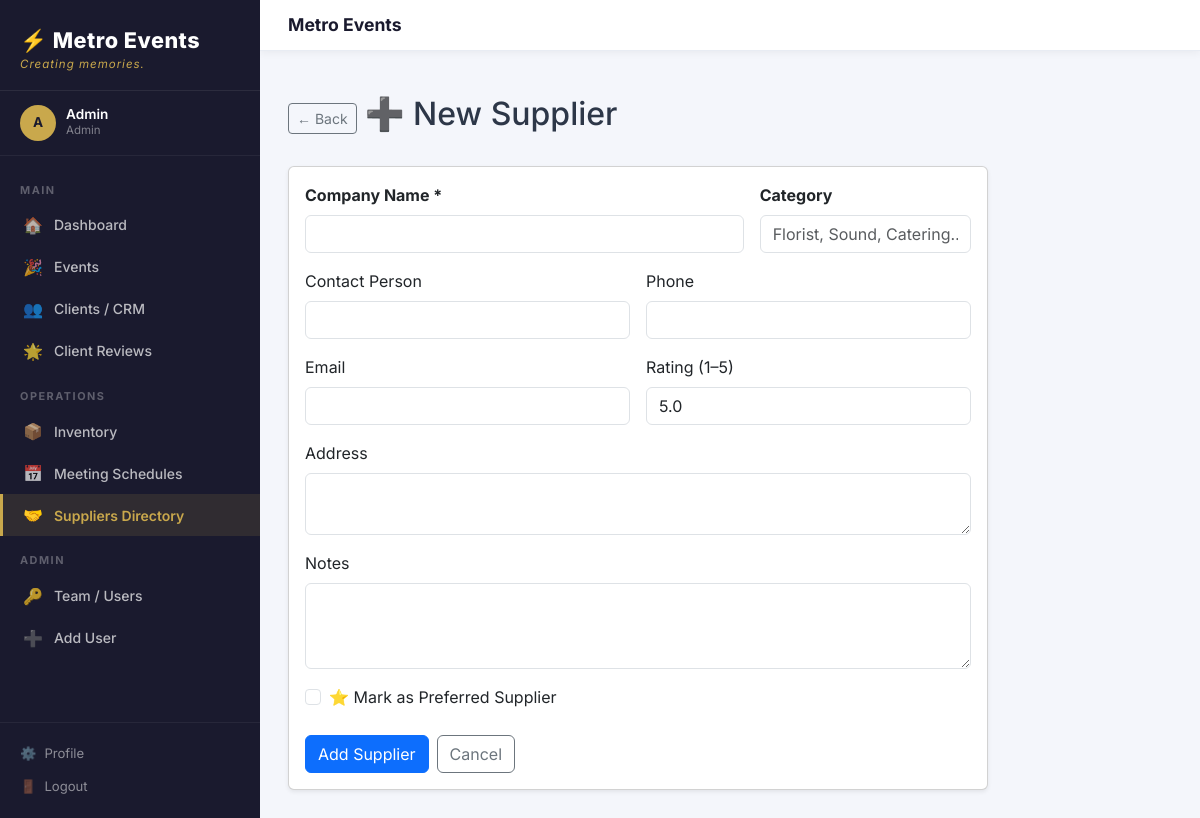
/suppliers/new (signed in), run on the app's committed database.
### models/user.py (models this page shows, shortened)
class User(UserMixin, db.Model):
    __tablename__ = "users"
    id = db.Column(db.Integer, primary_key=True)
    name = db.Column(db.String(100), nullable=False)
    email = db.Column(db.String(150), unique=True, nullable=False, index=True)
    password_hash = db.Column(db.String(256), nullable=False)
    role = db.Column(
        db.Enum("admin", "coordinator", "designer", "warehouse", "client",
                name="user_roles"),
        nullable=False,
        default="coordinator"
    )
    phone = db.Column(db.String(30))
    avatar_url = db.Column(db.String(300))
    is_active = db.Column(db.Boolean, default=True)
    created_at = db.Column(db.DateTime, default=datetime.utcnow)
    last_login = db.Column(db.DateTime)
    tasks = db.relationship("Task", back_populates="assigned_user",
                            foreign_keys="Task.assigned_to", lazy="dynamic")
    @property
    def is_admin(self) -> bool:
        return self.role == "admin"

### routes/suppliers.py (the view, shortened to what this page needs)
@suppliers_bp.route("/new", methods=["GET", "POST"])
@login_required
def new_supplier():
    if not current_user.is_admin and not current_user.is_coordinator:
        flash("Access denied.", "danger")
        return redirect(url_for("suppliers.list_suppliers"))
    return render_template("suppliers/form.html", supplier=None)

### models/user.py (called while the page is built)
@login_manager.user_loader
def load_user(user_id: str):
    return db.session.get(User, int(user_id))

### templates/suppliers/form.html (shortened to what this page needs)
{% extends "base.html" %}
{% block content %}
<div class="d-flex align-items-center gap-2 mb-4">
  <a href="{{ url_for('suppliers.list_suppliers') }}" class="btn btn-sm btn-outline-secondary">← Back</a>
  <h2>{{ '✏️ Edit' if supplier else '➕ New' }} Supplier</h2>
</div>
<div class="card shadow-sm" style="max-width:700px">
  <div class="card-body">
    <form method="POST" enctype="multipart/form-data">
      <div class="row g-3">
        <div class="col-md-8">
          <label class="form-label fw-bold">Company Name *</label>
          <input type="text" name="company_name" class="form-control" required
                 value="{{ supplier.company_name if supplier else '' }}">
        </div>
        <div class="col-md-4">
          <label class="form-label fw-bold">Category</label>
          <input type="text" name="category" class="form-control"
                 placeholder="Florist, Sound, Catering…"
                 value="{{ supplier.category if supplier else '' }}">
        </div>
        <div class="col-md-6">
          <label class="form-label">Contact Person</label>
          <input type="text" name="contact_person" class="form-control"
                 value="{{ supplier.contact_person if supplier else '' }}">
        </div>
        <div class="col-md-6">
          <label class="form-label">Phone</label>
          <input type="text" name="phone" class="form-control"
                 value="{{ supplier.phone if supplier else '' }}">
        </div>
        <div class="col-md-6">
          <label class="form-label">Email</label>
          <input type="email" name="email" class="form-control"
                 value="{{ supplier.email if supplier else '' }}">
        </div>
        <div class="col-md-6">
          <label class="form-label">Rating (1–5)</label>
          <input type="number" name="rating" class="form-control"
                 min="1" max="5" step="0.1"
                 value="{{ supplier.rating if supplier else '5.0' }}">
        </div>
        <div class="col-12">
          <label class="form-label">Address</label>
          <textarea name="address" class="form-control" rows="2">{{ supplier.address if supplier else '' }}</textarea>
        </div>
        <div class="col-12">
          <label class="form-label">Notes</label>
          <textarea name="notes" class="form-control" rows="3">{{ supplier.notes if supplier else '' }}</textarea>
        </div>
        <div class="col-12">
          <div class="form-check">
            <input class="form-check-input" type="checkbox" name="is_preferred"
                   value="1" id="chkPreferred"
                   {% if supplier and supplier.is_preferred %}checked{% endif %}>
            <label class="form-check-label" for="chkPreferred">
              ⭐ Mark as Preferred Supplier
            </label>
          </div>
        </div>
      </div>
      <div class="mt-4 d-flex gap-2">
        <button type="submit" class="btn btn-primary">
          {{ 'Save Changes' if supplier else 'Add Supplier' }}
        </button>
        <a href="{{ url_for('suppliers.list_suppliers') }}" class="btn btn-outline-secondary">
          Cancel
        </a>
      </div>
    </form>
  </div>
</div>
{% endblock %}

### templates/base.html (shortened to what this page needs)
<!DOCTYPE html>
<html lang="en">
<head>
  <link rel="stylesheet" href="https://cdn.jsdelivr.net/npm/bootstrap@5.3.2/dist/css/bootstrap.min.css" />
  <link rel="stylesheet" href="https://cdnjs.cloudflare.com/ajax/libs/font-awesome/6.4.2/css/all.min.css" />
  <link rel="stylesheet" href="{{ url_for('static', filename='css/metro.css') }}" />
</head>
<body>
{% if current_user.is_authenticated %}
<div class="me-layout">
  <aside class="me-sidebar">
    <div class="me-sidebar-logo">
      <div class="brand-name">⚡ {{ APP_NAME }}</div>
      <div class="brand-tag">{{ APP_TAGLINE }}</div>
    </div>
    <div class="me-sidebar-user">
      <div class="me-avatar">{{ current_user.name[0]|upper }}</div>
      <div>
        <div class="user-name">{{ current_user.name }}</div>
        <div class="user-role">{{ current_user.role|title }}</div>
      </div>
    </div>
    <nav class="me-nav">
      {% if current_user.role == 'client' %}
        <div class="me-nav-section">Portal</div>
        <a href="{{ url_for('public.index') }}">
          <span class="nav-icon">🌐</span> Back to Website
        </a>
      {% else %}
        <div class="me-nav-section">Main</div>
        <a href="{{ url_for('dashboard.index') }}" class="{{ 'active' if request.endpoint == 'dashboard.index' }}">
          <span class="nav-icon">🏠</span> Dashboard
        </a>
        <a href="{{ url_for('events.list_events') }}" class="{{ 'active' if request.blueprint == 'events' }}">
          <span class="nav-icon">🎉</span> Events
        </a>
        <a href="{{ url_for('clients.list_clients') }}" class="{{ 'active' if request.blueprint == 'clients' }}">
          <span class="nav-icon">👥</span> Clients / CRM
        </a>
        <a href="{{ url_for('dashboard.manage_reviews') }}" class="{{ 'active' if request.endpoint == 'dashboard.manage_reviews' }}">
          <span class="nav-icon">🌟</span> Client Reviews
        </a>
        <div class="me-nav-section">Operations</div>
        <a href="{{ url_for('inventory.list_items') }}" class="{{ 'active' if request.blueprint == 'inventory' }}">
          <span class="nav-icon">📦</span> Inventory
        </a>
        <a href="{{ url_for('meetings.index') }}" class="{{ 'active' if request.blueprint == 'meetings' }}">
          <span class="nav-icon">📅</span> Meeting Schedules
        </a>
        <a href="{{ url_for('suppliers.list_suppliers') }}" class="{{ 'active' if request.blueprint == 'suppliers' }}">
          <span class="nav-icon">🤝</span> Suppliers Directory
        </a>
        {% if current_user.is_admin %}
        <div class="me-nav-section">Admin</div>
        <a href="{{ url_for('auth.users_list') }}" class="{{ 'active' if request.endpoint == 'auth.users_list' }}">
          <span class="nav-icon">🔑</span> Team / Users
        </a>
        <a href="{{ url_for('auth.register') }}" class="{{ 'active' if request.endpoint == 'auth.register' }}">
          <span class="nav-icon">➕</span> Add User
        </a>
        {% endif %}
      {% endif %}
    </nav>
    <div class="me-sidebar-footer">
      <a href="{{ url_for('auth.profile') }}" class="{{ 'active' if request.endpoint == 'auth.profile' }}"><span>⚙️</span> Profile</a>
      <a href="{{ url_for('auth.logout') }}"><span>🚪</span> Logout</a>
    </div>
  </aside>
  <div class="me-main">
    <header class="me-topbar">
      <div class="d-flex align-items-center gap-3">
        <div>
          <div class="page-title">{% block page_title %}{{ APP_NAME }}{% endblock %}</div>
        </div>
      </div>
    </header>
    <div class="px-4 pt-3">
    </div>
    <main class="me-content">
      {% block content %}{% endblock %}
    </main>
  </div>
</div>
{% else %}
  {% block auth_content %}{% endblock %}
{% endif %}
</body>
</html>

### static/css/metro.css (style rules this page uses)
:root { --me-gold: #C9A84C; --me-gold-light: #E8C97A; --me-dark: #1A1A2E; --me-dark2: #16213E; --me-dark3: #0F3460; --me-sidebar-w: 260px; --me-radius: 10px; --me-shadow: 0 4px 20px rgba(0,0,0,.12); --me-transition: all .22s ease; }
*, *::before, *::after { box-sizing: border-box; }
body { font-family: 'Inter', 'Segoe UI', system-ui, sans-serif; background: #F4F6FB; color: #2D3748; margin: 0; min-height: 100vh; }
a { color: var(--me-gold); text-decoration: none; }
.me-layout { display: flex; min-height: 100vh; }
.me-sidebar { width: var(--me-sidebar-w); background: var(--me-dark); display: flex; flex-direction: column; position: fixed; top: 0; left: 0; bottom: 0; z-index: 1040; transition: var(--me-transition); overflow-y: auto; overflow-x: hidden; }
.me-sidebar-logo { padding: 24px 20px 16px; border-bottom: 1px solid rgba(255,255,255,.08); }
.me-sidebar-logo .brand-name { font-size: 1.35rem; font-weight: 800; color: #fff; letter-spacing: .5px; }
.me-sidebar-logo .brand-tag { font-size: .72rem; color: var(--me-gold); font-style: italic; letter-spacing: 1px; }
.me-sidebar-user { padding: 14px 20px; display: flex; align-items: center; gap: 10px; border-bottom: 1px solid rgba(255,255,255,.06); }
.me-avatar { width: 36px; height: 36px; border-radius: 50%; background: var(--me-gold); color: var(--me-dark); display: flex; align-items: center; justify-content: center; font-weight: 700; font-size: .85rem; flex-shrink: 0; }
.me-sidebar-user .user-name { color: #fff; font-size: .85rem; font-weight: 600; line-height: 1.2; }
.me-sidebar-user .user-role { color: rgba(255,255,255,.45); font-size: .72rem; text-transform: capitalize; }
.me-nav { padding: 10px 0; flex: 1; }
.me-nav-section { padding: 16px 20px 6px; font-size: .68rem; font-weight: 700; color: rgba(255,255,255,.3); letter-spacing: 1.5px; text-transform: uppercase; }
.me-nav a { display: flex; align-items: center; gap: 11px; padding: 9px 20px; color: rgba(255,255,255,.7); font-size: .875rem; font-weight: 500; border-left: 3px solid transparent; transition: var(--me-transition); }
.me-nav a.active { background: rgba(201,168,76,.12); color: var(--me-gold); border-left-color: var(--me-gold); font-weight: 600; }
.me-nav a .nav-icon { font-size: 1rem; width: 20px; text-align: center; flex-shrink: 0; }
.me-sidebar-footer { padding: 14px 20px; border-top: 1px solid rgba(255,255,255,.06); }
.me-sidebar-footer a { color: rgba(255,255,255,.5); font-size: .82rem; display: flex; align-items: center; gap: 8px; padding: 7px 0; transition: var(--me-transition); }
.me-main { margin-left: var(--me-sidebar-w); flex: 1; display: flex; flex-direction: column; min-height: 100vh; }
.me-topbar { background: #fff; padding: 12px 28px; display: flex; align-items: center; justify-content: space-between; border-bottom: 1px solid #E8ECF3; position: sticky; top: 0; z-index: 100; box-shadow: 0 2px 8px rgba(0,0,0,.05); }
.me-topbar .page-title { font-size: 1.1rem; font-weight: 700; color: var(--me-dark); margin: 0; }
.me-content { padding: 28px; flex: 1; }

### data on the page
User: name "A", name "Admin", role "Admin"

### other printed values
{{ APP_NAME }} "Metro Events"
{{ APP_TAGLINE }} "Creating memories."
{{ '✏️ Edit' if supplier else '➕ New' }} "➕ New"
{{ 'Save Changes' if supplier else 'Add Supplier' }} "Add Supplier"
